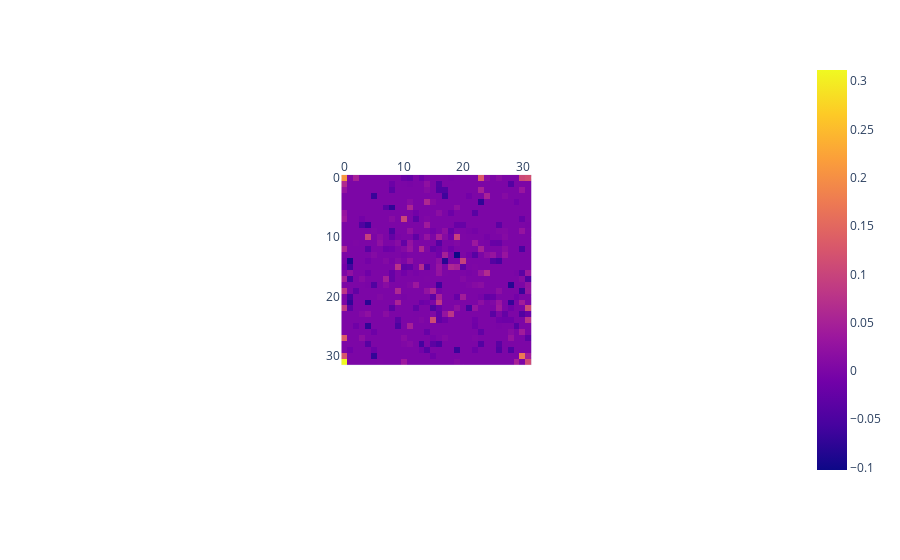

The notebook cell saved with this chart:
### Code cell
resultsl1 = []
resultsl1 = resultsl1_r + resultsl1_g + resultsl1_b

fig = px.imshow(resultsl1)
fig.update_xaxes(side="top")
fig.show()

### Figure 1 — Plotly figure (JSON) as saved in the notebook; plotly's stock layout.template omitted (floating-point values rounded to 4 significant figures; data arrays with more than 128 entries replaced by an {"elided": "..."} marker saying what was removed)
{"data": [{"coloraxis": "coloraxis", "hovertemplate": "x: %{x}<br>y: %{y}<br>color: %{z}<extra></extra>", "name": "0", "type": "heatmap", "xaxis": "x", "yaxis": "y", "z": {"elided": "32x32 float values"}}], "layout": {"autosize": true, "coloraxis": {"colorscale": [[0, "#0d0887"], [0.1111, "#46039f"], [0.2222, "#7201a8"], [0.3333, "#9c179e"], [0.4444, "#bd3786"], [0.5556, "#d8576b"], [0.6667, "#ed7953"], [0.7778, "#fb9f3a"], [0.8889, "#fdca26"], [1, "#f0f921"]]}, "margin": {"t": 60}, "xaxis": {"anchor": "y", "autorange": true, "constrain": "domain", "domain": [0.3665, 0.6335], "range": [-0.5, 31.5], "scaleanchor": "y", "side": "top"}, "yaxis": {"anchor": "x", "autorange": true, "constrain": "domain", "domain": [0, 1], "range": [31.5, -0.5]}}}
